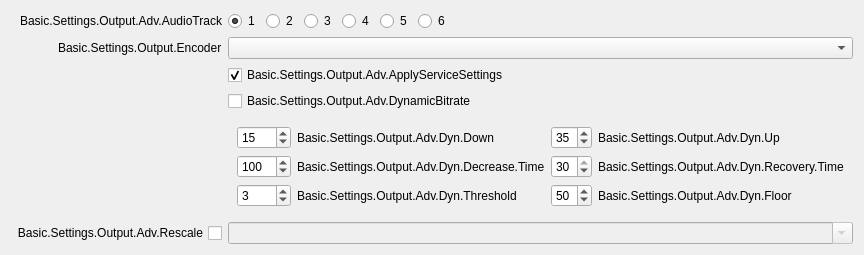
                          <widget class="QWidget" name="advOutStreamStandard" native="true">
                           <property name="sizePolicy">
                            <sizepolicy hsizetype="Preferred" vsizetype="Maximum">
                             <horstretch>0</horstretch>
                             <verstretch>0</verstretch>
                            </sizepolicy>
                           </property>
                           <layout class="QFormLayout" name="formLayout_stream_standard">
                            <property name="fieldGrowthPolicy">
                             <enum>QFormLayout::AllNonFixedFieldsGrow</enum>
                            </property>
                            <property name="labelAlignment">
                             <set>Qt::AlignRight|Qt::AlignTrailing|Qt::AlignVCenter</set>
                            </property>
                            <item row="1" column="0">
                             <widget class="QLabel" name="label_28">
                              <property name="minimumSize">
                               <size>
                                <width>170</width>
                                <height>0</height>
                               </size>
                              </property>
                              <property name="text">
                               <string>Basic.Settings.Output.Adv.AudioTrack</string>
                              </property>
                              <property name="alignment">
                               <set>Qt::AlignRight|Qt::AlignTrailing|Qt::AlignVCenter</set>
                              </property>
                             </widget>
                            </item>
                            <item row="1" column="1">
                             <widget class="QWidget" name="widget_8" native="true">
                              <property name="sizePolicy">
                               <sizepolicy hsizetype="Maximum" vsizetype="Preferred">
                                <horstretch>0</horstretch>
                                <verstretch>0</verstretch>
                               </sizepolicy>
                              </property>
                              <layout class="QHBoxLayout" name="horizontalLayout_7">
                               <property name="leftMargin">
                                <number>0</number>
                               </property>
                               <property name="topMargin">
                                <number>0</number>
                               </property>
                               <property name="rightMargin">
                                <number>0</number>
                               </property>
                               <property name="bottomMargin">
                                <number>0</number>
                               </property>
                               <item>
                                <widget class="QRadioButton" name="advOutTrack1">
                                 <property name="text">
                                  <string notr="true">1</string>
                                 </property>
                                 <property name="checked">
                                  <bool>true</bool>
                                 </property>
                                </widget>
                               </item>
                               <item>
                                <widget class="QRadioButton" name="advOutTrack2">
                                 <property name="text">
                                  <string notr="true">2</string>
                                 </property>
                                </widget>
                               </item>
                               <item>
                                <widget class="QRadioButton" name="advOutTrack3">
                                 <property name="text">
                                  <string notr="true">3</string>
                                 </property>
                                </widget>
                               </item>
                               <item>
                                <widget class="QRadioButton" name="advOutTrack4">
                                 <property name="text">
                                  <string notr="true">4</string>
                                 </property>
                                </widget>
                               </item>
                               <item>
                                <widget class="QRadioButton" name="advOutTrack5">
                                 <property name="text">
                                  <string notr="true">5</string>
                                 </property>
                                </widget>
                               </item>
                               <item>
                                <widget class="QRadioButton" name="advOutTrack6">
                                 <property name="text">
                                  <string notr="true">6</string>
                                 </property>
                                </widget>
                               </item>
                              </layout>
                             </widget>
                            </item>
                            <item row="2" column="0">
                             <widget class="QLabel" name="advOutEncLabel">
                              <property name="text">
                               <string>Basic.Settings.Output.Encoder</string>
                              </property>
                              <property name="buddy">
                               <cstring>advOutEncoder</cstring>
                              </property>
                             </widget>
                            </item>
                            <item row="2" column="1">
                             <widget class="QComboBox" name="advOutEncoder"/>
                            </item>
                            <item row="3" column="1">
                             <widget class="QCheckBox" name="advOutApplyService">
                              <property name="text">
                               <string>Basic.Settings.Output.Adv.ApplyServiceSettings</string>
                              </property>
                              <property name="checked">
                               <bool>true</bool>
                              </property>
                             </widget>
                            </item>
                            <item row="4" column="1">
                             <widget class="QCheckBox" name="advOutDynamic">
                              <property name="toolTip">
                               <string>Basic.Settings.Output.Adv.DynamicBitrate.Tooltip</string>
                              </property>
                              <property name="text">
                               <string>Basic.Settings.Output.Adv.DynamicBitrate</string>
                              </property>
                             </widget>
                            </item>
                            <item row="5" column="1">
                             <widget class="QWidget" name="widget_dyn" native="true">
                              <property name="minimumSize">
                               <size>
                                <width>0</width>
                                <height>0</height>
                               </size>
                              </property>
                              <layout class="QGridLayout" name="gridLayout">
                               <item row="0" column="0">
                                <widget class="QSpinBox" name="advOutDynamicDown">
                                 <property name="toolTip">
                                  <string>Basic.Settings.Output.Adv.DynamicBitrate.Down.Tooltip</string>
                                 </property>
                                 <property name="maximum">
                                  <number>50</number>
                                 </property>
                                 <property name="value">
                                  <number>15</number>
                                 </property>
                                </widget>
                               </item>
                               <item row="0" column="1">
                                <widget class="QLabel" name="label_72">
                                 <property name="text">
                                  <string>Basic.Settings.Output.Adv.Dyn.Down</string>
                                 </property>
                                </widget>
                               </item>
                               <item row="0" column="2">
                                <widget class="QSpinBox" name="advOutDynamicUp">
                                 <property name="enabled">
                                  <bool>true</bool>
                                 </property>
                                 <property name="toolTip">
                                  <string>Basic.Settings.Output.Adv.DynamicBitrate.Up.Tooltip</string>
                                 </property>
                                 <property name="layoutDirection">
                                  <enum>Qt::LeftToRight</enum>
                                 </property>
                                 <property name="alignment">
                                  <set>Qt::AlignLeading|Qt::AlignLeft|Qt::AlignVCenter</set>
                                 </property>
                                 <property name="maximum">
                                  <number>50</number>
                                 </property>
                                 <property name="value">
                                  <number>35</number>
                                 </property>
                                 <property name="displayIntegerBase">
                                  <number>10</number>
                                 </property>
                                </widget>
                               </item>
                               <item row="0" column="3">
                                <widget class="QLabel" name="label_73">
                                 <property name="text">
                                  <string>Basic.Settings.Output.Adv.Dyn.Up</string>
                                 </property>
                                </widget>
                               </item>
                               <item row="1" column="0">
                                <widget class="QSpinBox" name="advOutDynamicDecreaseTime">
                                 <property name="toolTip">
                                  <string>Basic.Settings.Output.Adv.DynamicBitrate.DecreaseTime.Tooltip</string>
                                 </property>
                                 <property name="maximum">
                                  <number>1000</number>
                                 </property>
                                 <property name="singleStep">
                                  <number>5</number>
                                 </property>
                                 <property name="value">
                                  <number>100</number>
                                 </property>
                                </widget>
                               </item>
                               <item row="1" column="1">
                                <widget class="QLabel" name="label_70">
                                 <property name="text">
                                  <string>Basic.Settings.Output.Adv.Dyn.Decrease.Time</string>
                                 </property>
                                </widget>
                               </item>
                               <item row="1" column="2">
                                <widget class="QSpinBox" name="advOutDynamicRecoveryTime">
                                 <property name="toolTip">
                                  <string>Basic.Settings.Output.Adv.DynamicBitrate.RecoveryTime.Tooltip</string>
                                 </property>
                                 <property name="maximum">
                                  <number>30</number>
                                 </property>
                                 <property name="value">
                                  <number>30</number>
                                 </property>
                                </widget>
                               </item>
                               <item row="1" column="3">
                                <widget class="QLabel" name="label_69">
                                 <property name="text">
                                  <string>Basic.Settings.Output.Adv.Dyn.Recovery.Time</string>
                                 </property>
                                </widget>
                               </item>
                               <item row="2" column="0">
                                <widget class="QSpinBox" name="advOutDynamicThreshold">
                                 <property name="toolTip">
                                  <string>Basic.Settings.Output.Adv.DynamicBitrate.Threshold.Tooltip</string>
                                 </property>
                                 <property name="maximum">
                                  <number>25</number>
                                 </property>
                                 <property name="minimum">
                                  <number>1</number>
                                 </property>
                                 <property name="value">
                                  <number>3</number>
                                 </property>
                                 <property name="displayIntegerBase">
                                  <number>10</number>
                                 </property>
                                </widget>
                               </item>
                               <item row="2" column="1">
                                <widget class="QLabel" name="label_68">
                                 <property name="text">
                                  <string>Basic.Settings.Output.Adv.Dyn.Threshold</string>
                                 </property>
                                </widget>
                               </item>
                               <item row="2" column="2">
                                <widget class="QSpinBox" name="advOutDynamicFloor">
                                 <property name="toolTip">
                                  <string>Basic.Settings.Output.Adv.DynamicBitrate.Floor.Tooltip</string>
                                 </property>
                                 <property name="value">
                                  <number>50</number>
                                 </property>
                                </widget>
                               </item>
                               <item row="2" column="3">
                                <widget class="QLabel" name="label_71">
                                 <property name="text">
                                  <string>Basic.Settings.Output.Adv.Dyn.Floor</string>
                                 </property>
                                </widget>
                               </item>
                              </layout>
                              <zorder>advOutDynamicUp</zorder>
                              <zorder>label_72</zorder>
                              <zorder>label_73</zorder>
                              <zorder>advOutDynamicDown</zorder>
                              <zorder>advOutDynamicDecreaseTime</zorder>
                              <zorder>advOutDynamicRecoveryTime</zorder>
                              <zorder>label_69</zorder>
                              <zorder>label_70</zorder>
                              <zorder>advOutDynamicThreshold</zorder>
                              <zorder>label_68</zorder>
                              <zorder>advOutDynamicFloor</zorder>
                              <zorder>label_71</zorder>
                             </widget>
                            </item>
                            <item row="7" column="0">
                             <widget class="QCheckBox" name="advOutUseRescale">
                              <property name="sizePolicy">
                               <sizepolicy hsizetype="Minimum" vsizetype="Expanding">
                                <horstretch>0</horstretch>
                                <verstretch>0</verstretch>
                               </sizepolicy>
                              </property>
                              <property name="layoutDirection">
                               <enum>Qt::RightToLeft</enum>
                              </property>
                              <property name="text">
                               <string>Basic.Settings.Output.Adv.Rescale</string>
                              </property>
                             </widget>
                            </item>
                            <item row="7" column="1">
                             <widget class="QComboBox" name="advOutRescale">
                              <property name="enabled">
                               <bool>false</bool>
                              </property>
                              <property name="editable">
                               <bool>true</bool>
                              </property>
                             </widget>
                            </item>
                           </layout>
                          </widget>
